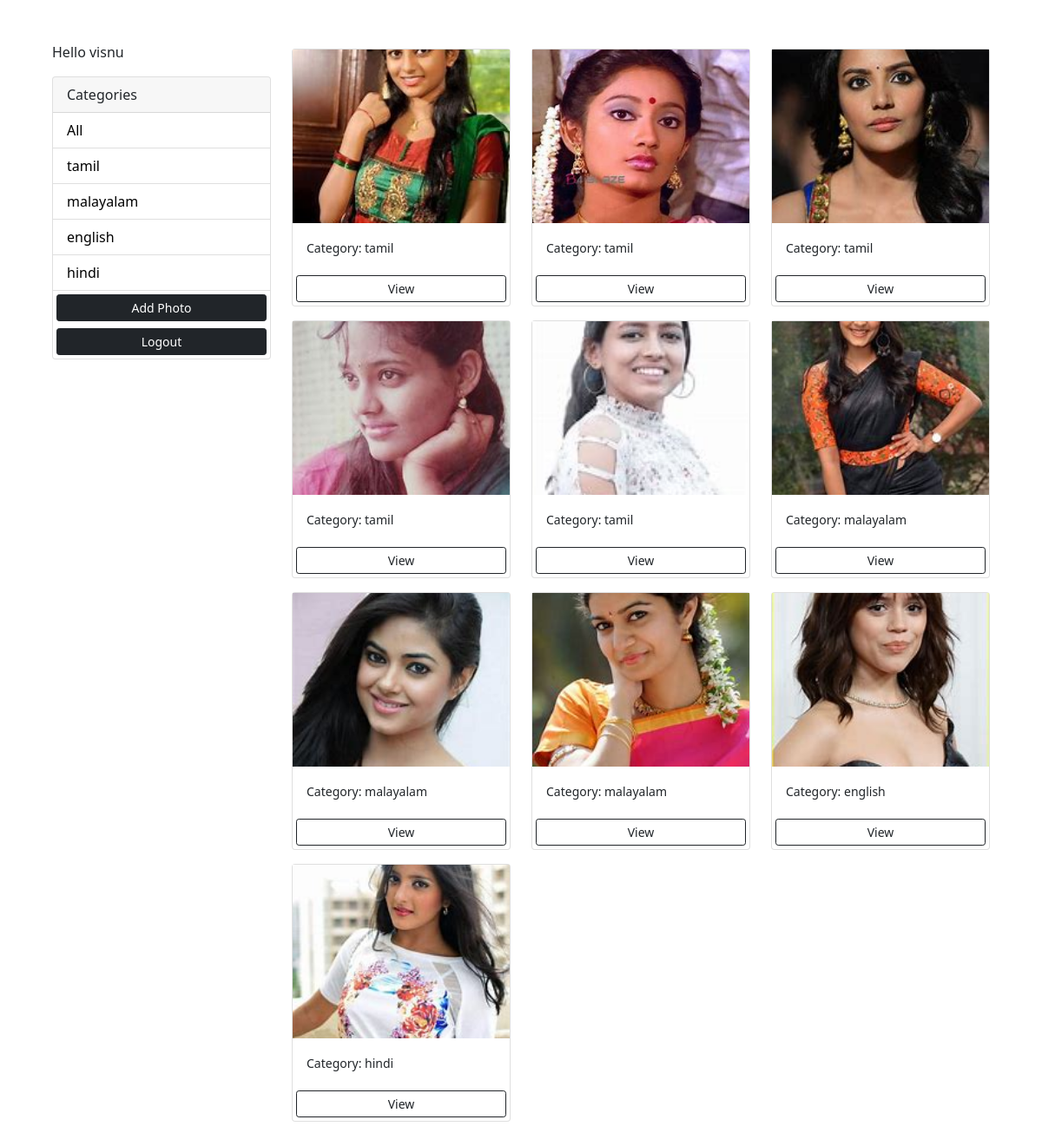
Screenshot of / (signed in) with the database file from the repository.
### photos/models.py (models this page shows, shortened)
class Category(models.Model):
    class Meta:
        verbose_name = 'Category'
        verbose_name_plural = 'Categories'
    user = models.ForeignKey(
        User, on_delete=models.SET_NULL, null=True, blank=True)
    name = models.CharField(max_length=100, null=False, blank=False)

class Photo(models.Model):
    class Meta:
        verbose_name = 'Photo'
        verbose_name_plural = 'Photos'
    category = models.ForeignKey(
        Category, on_delete=models.SET_NULL, null=True, blank=True)
    image = models.ImageField(null=False, blank=False)
    description = models.TextField()

### photos/views.py (the view)
# urls.py: path('', views.gallery, name='gallery'),
@login_required(login_url='login')
def gallery(request):
    user = request.user
    category = request.GET.get('category')
    if category == None:
        photos = Photo.objects.filter(category__user=user)
    else:
        photos = Photo.objects.filter(
            category__name=category, category__user=user)
    categories = Category.objects.filter(user=user)
    context = {'categories': categories, 'photos': photos}
    return render(request, 'photos/gallery.html', context)

### photos/templates/photos/gallery.html (shortened to what this page needs)
<!DOCTYPE html>
<html lang="en">
<head>
    <link href="https://cdn.jsdelivr.net/npm/bootstrap@5.0.0-beta1/dist/css/bootstrap.min.css" rel="stylesheet"
>
</head>
<body class="m-5">
    <div class="container">
        <div class="row">
            <div class="col-md-3">
                {% if request.user.is_authenticated %}
                <p>Hello {{request.user}}</p>
                {% endif %}
                <div class="card">
                    <div class="card-header">
                        Categories
                    </div>
                    <ul class="list-group list-group-flush">
                        <li class="list-group-item">
                            <a href="{% url 'gallery' %}">All</a>
                        </li>
                        {% for category in categories %}
                        <li class=" list-group-item">
                            <a href="{% url 'gallery' %}?category={{category.name}}">
                                {{category.name}}
                            </a>
                        </li>
                        {% endfor %}
                        <a href="{% url 'add' %}" class="btn btn-dark btn-block btn-sm m-1">Add Photo</a>
                        <a href="{% url 'logout' %}" class="btn btn-dark btn-block btn-sm m-1">Logout</a>
                    </ul>
                </div>
            </div>
            <div class="col-md-9">
                <div class="row">
                    {% for photo in photos %}
                    <div class="col-md-4">
                        <div class="card my-2">
                            <img class="image-thumbail" src="{{photo.image.url}}" alt="Card image cap">
                            <div class="card-body">
                                <small>Category: {{photo.category.name}}</small>
                            </div>
                            <a href="{% url 'photo' photo.id %}" class="btn btn-outline-dark btn-sm m-1">View</a>
                        </div>
                    </div>
                    {% empty %}
                    <h3>No photos...</h3>
                    {% endfor %}
                </div>
            </div>
        </div>
    </div>
</body>
</html>

### photos/templates/photos/gallery.html (style rules this page uses)
.image-thumbail { height: 200px; object-fit: cover; }
.list-group-item a { text-decoration: none; color: black; }

### rows the page displays
Category: name "tamil"
Category: name "malayalam"
Category: name "english"
Category: name "hindi"
Photo: image (picture), category.name "tamil"
Photo: image (picture), category.name "tamil"
Photo: image (picture), category.name "tamil"
Photo: image (picture), category.name "tamil"
Photo: image (picture), category.name "tamil"
Photo: image (picture), category.name "malayalam"
Photo: image (picture), category.name "malayalam"
Photo: image (picture), category.name "malayalam"
Photo: image (picture), category.name "english"
Photo: image (picture), category.name "hindi"

### other values shown
{{ request.user }} "visnu"
